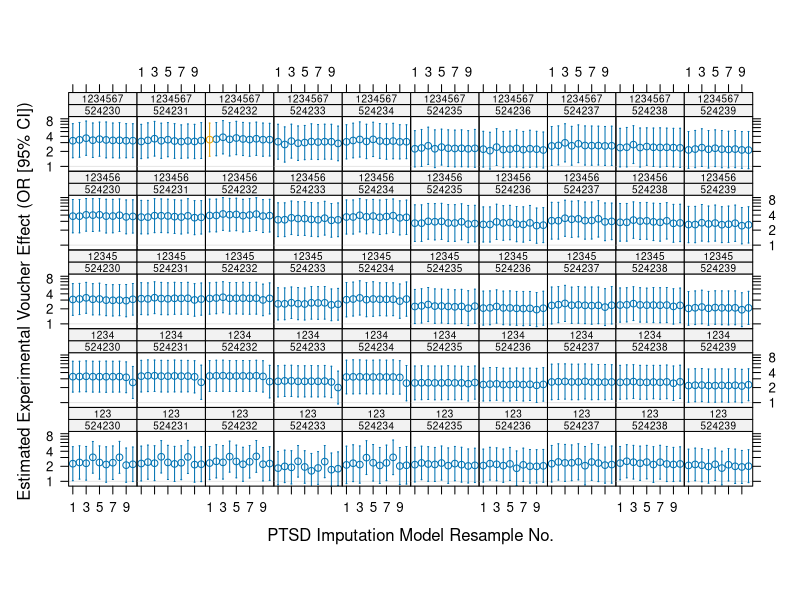
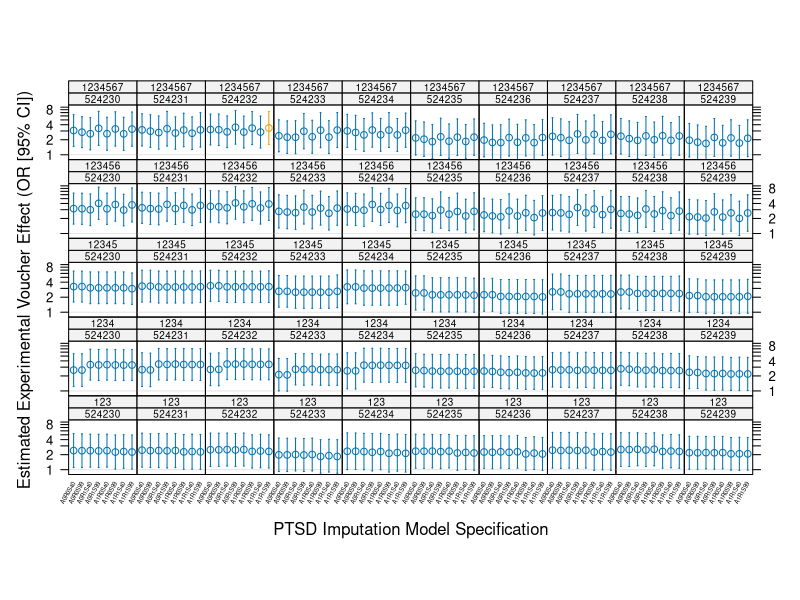

Recreate these plots in R, in order.
## Graphical descriptions of MTO bootstrap analyses

library(rms)
library(lattice)

orci <- read.delim("orci.tab")

## 1. Convert mi_seed and pr_seed to *factors*
orci <- upData(orci
             , pr_seed = factor(pr_seed)
             , mi_seed = factor(mi_seed)
               )

## 2. Subset to select just the integer imods 1..10 into 'orci',
##    and the alt-specification results into 'alt.orci'
orci <- subset(orci, imod %in% as.character(1:10) & voucher=='RA_GRP_EXP')

## 2. Convert imod back to integer in 'orci', and introduce
##    suitable 'JAMA repro' indicators in each subset:
orci <- upData(orci
             , imod = as.integer(as.character(imod))
             , jama = pr_seed==1234567 & mi_seed==524232 & imod==1
               )

## 2. Plot imod-bootstrapped OR, CI by pr_seed, mi_seed
p <- xYplot(Cbind(log_or, log_lowor, log_upor) ~ imod | mi_seed * pr_seed, group=jama,
            data=orci, layout=c(10,5), aspect=0.8, ylim=log(c(0.8,10)),
            ylab="Estimated Experimental Voucher Effect (OR [95% CI])",
            xlab="PTSD Imputation Model Resample No.",
            scales=list(
                x=list(
                    at=c(1,3,5,7,9)
                ),
                y=list(
                    at=log(1:9),
                    labels=c("1","2","","4","","","","8","")
                )
            ),
            par.strip.text=list(cex=0.6),
            panel=function(...){
                panel.refline(h=0.0)
                panel.xYplot(...)
            })

pdf("bootstrap.pdf")
print(p)
dev.off()

alt.orci <- read.delim("alt_orci.tab")
alt.orci <- subset(alt.orci, voucher=='RA_GRP_EXP')
alt.orci <- upData(alt.orci
                 , pr_seed = factor(pr_seed)
                 , mi_seed = factor(mi_seed)
                 , jama = (pr_seed==1234567 & mi_seed==524232 & imod=='A1R1S99')
                   )

q <- dotplot(Cbind(log_or, log_lowor, log_upor) ~ imod | mi_seed * pr_seed, group=jama,
             data=alt.orci,
             layout=c(10,5),
             aspect=0.8,
             ylim=log(c(0.8,10)),
             ylab="Estimated Experimental Voucher Effect (OR [95% CI])",
             xlab="PTSD Imputation Model Specification",
             scales=list(
                 x=list(cex=0.35, rot=60),
                 y=list(
                     at=log(1:9),
                     labels=c("1","2","","4","","","","8","")
                 )
             ),
             par.strip.text=list(cex=0.6),
             panel=function(...){
                 panel.refline(h=0.0)
                 panel.xYplot(...)
             })

pdf("alt-bootstrap.pdf")
print(q)
dev.off()
